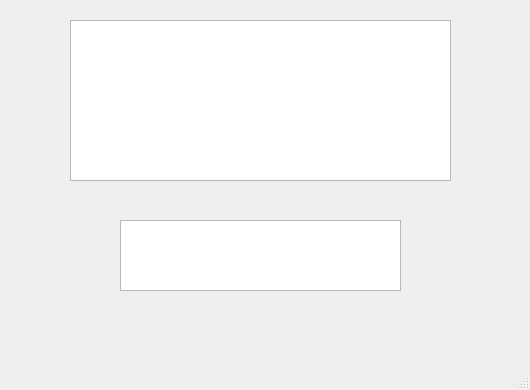
<?xml version="1.0" encoding="UTF-8"?>
<ui version="4.0">
 <class>MainWindow</class>
 <widget class="QMainWindow" name="MainWindow">
  <property name="geometry">
   <rect>
    <x>0</x>
    <y>0</y>
    <width>530</width>
    <height>390</height>
   </rect>
  </property>
  <property name="windowTitle">
   <string>MainWindow</string>
  </property>
  <widget class="QWidget" name="centralwidget">
   <widget class="ShowText" name="showText">
    <property name="geometry">
     <rect>
      <x>70</x>
      <y>20</y>
      <width>381</width>
      <height>161</height>
     </rect>
    </property>
   </widget>
   <widget class="QTextEdit" name="textEdit">
    <property name="geometry">
     <rect>
      <x>120</x>
      <y>220</y>
      <width>281</width>
      <height>71</height>
     </rect>
    </property>
   </widget>
  </widget>
  <widget class="QMenuBar" name="menubar">
   <property name="geometry">
    <rect>
     <x>0</x>
     <y>0</y>
     <width>530</width>
     <height>21</height>
    </rect>
   </property>
  </widget>
  <widget class="QStatusBar" name="statusbar"/>
 </widget>
 <customwidgets>
  <customwidget>
   <class>ShowText</class>
   <extends>QTextEdit</extends>
   <header location="global">showtext.h</header>
  </customwidget>
 </customwidgets>
 <resources/>
 <connections/>
</ui>
